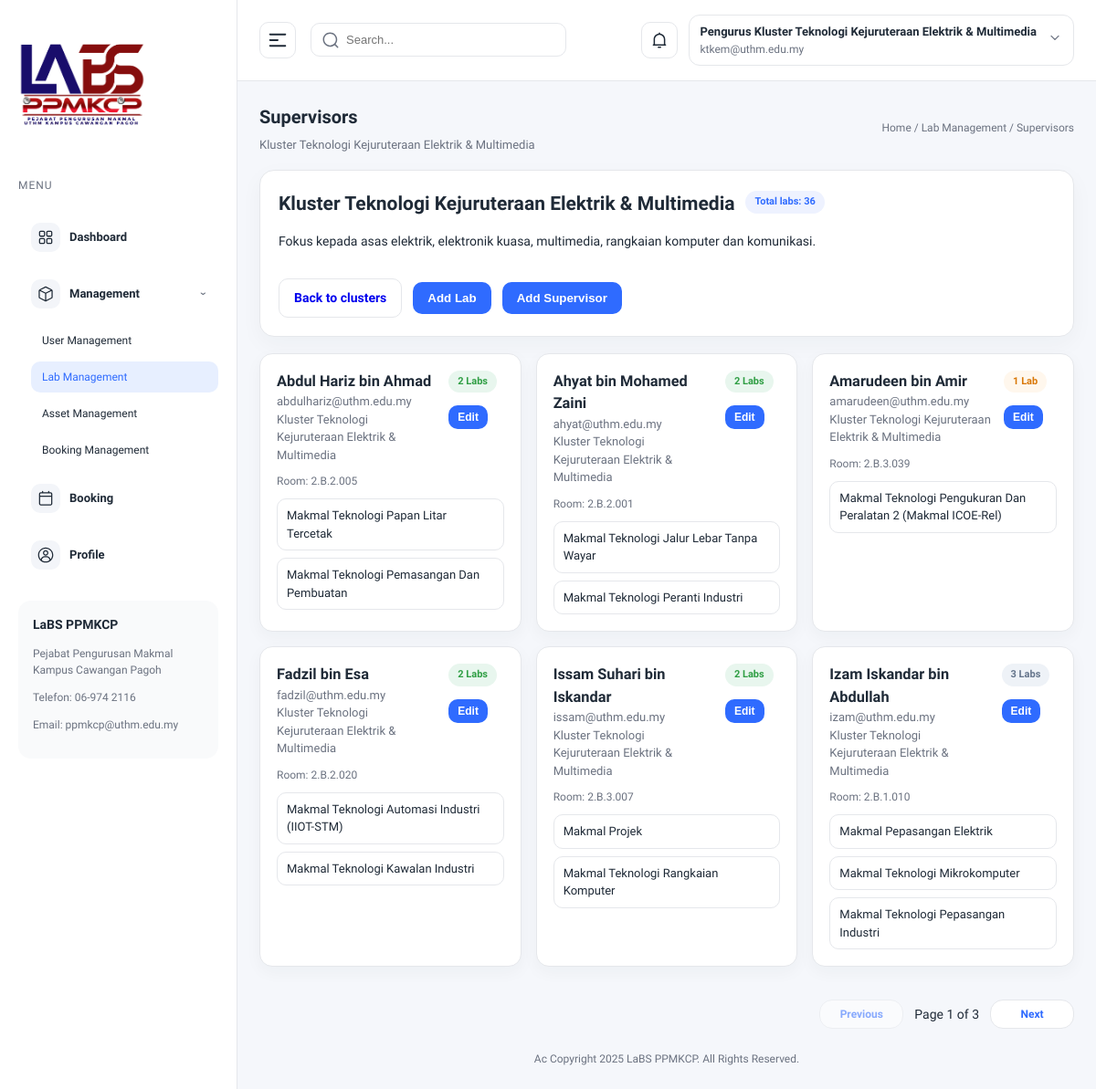
The app's page /lab-management-cluster.php?cluster=3 (signed in) with its own data.
### tables this page shows
CREATE TABLE clusters (
    cluster_id BIGINT(20) UNSIGNED AUTO_INCREMENT PRIMARY KEY,
    cluster_name VARCHAR(255) NOT NULL,
    cluster_description TEXT,
    created_at TIMESTAMP NULL DEFAULT CURRENT_TIMESTAMP,
    updated_at TIMESTAMP NULL DEFAULT CURRENT_TIMESTAMP ON UPDATE CURRENT_TIMESTAMP
);

CREATE TABLE labs (
    lab_id BIGINT(20) UNSIGNED AUTO_INCREMENT PRIMARY KEY,
    cluster_id BIGINT(20) UNSIGNED NOT NULL,
    supervisor_id BIGINT(20) UNSIGNED DEFAULT NULL,
    lab_name VARCHAR(255) NOT NULL,
    lab_description TEXT,
    lab_capacity INT,
    maintenance_status ENUM('available','maintenance') NOT NULL DEFAULT 'available',
    maintenance_start_date DATE DEFAULT NULL,
    maintenance_end_date DATE DEFAULT NULL,
    created_at TIMESTAMP NULL DEFAULT CURRENT_TIMESTAMP,
    updated_at TIMESTAMP NULL DEFAULT CURRENT_TIMESTAMP ON UPDATE CURRENT_TIMESTAMP,
    CONSTRAINT fk_labs_cluster FOREIGN KEY (cluster_id) REFERENCES clusters(cluster_id),
    CONSTRAINT fk_labs_supervisor FOREIGN KEY (supervisor_id) REFERENCES supervisors(supervisor_id)
);

CREATE TABLE supervisors (
    supervisor_id BIGINT(20) UNSIGNED AUTO_INCREMENT PRIMARY KEY,
    cluster_id BIGINT(20) UNSIGNED NOT NULL,
    supervisor_name VARCHAR(255) NOT NULL,
    supervisor_email VARCHAR(255) DEFAULT NULL,
    supervisor_room_no VARCHAR(100) DEFAULT NULL,
    created_at TIMESTAMP NULL DEFAULT CURRENT_TIMESTAMP,
    updated_at TIMESTAMP NULL DEFAULT CURRENT_TIMESTAMP ON UPDATE CURRENT_TIMESTAMP,
    UNIQUE KEY uniq_cluster_supervisor (cluster_id, supervisor_name),
    CONSTRAINT fk_supervisors_cluster FOREIGN KEY (cluster_id) REFERENCES clusters(cluster_id)
);

### helpers.php (called while the page is built, shortened)
<?php
function is_super_admin($user_type) {
    return in_array($user_type, ['super_admin', 'admin'], true);
}

### lab-management-cluster.php (the view, shortened to what this page needs)
<?php
require_once __DIR__ . '/init.php';
$user_type = $_SESSION['user_type'] ?? 'public';
$is_super_admin = is_super_admin($user_type);
$can_manage_cluster = !$is_super_admin;
$mysqli->query('
    CREATE TABLE IF NOT EXISTS supervisors (
        supervisor_id BIGINT(20) UNSIGNED AUTO_INCREMENT PRIMARY KEY,
        cluster_id BIGINT(20) UNSIGNED NOT NULL,
        supervisor_name VARCHAR(255) NOT NULL,
        supervisor_email VARCHAR(255) DEFAULT NULL,
        supervisor_room_no VARCHAR(100) DEFAULT NULL,
        created_at DATETIME NOT NULL DEFAULT CURRENT_TIMESTAMP,
        updated_at DATETIME NOT NULL DEFAULT CURRENT_TIMESTAMP ON UPDATE CURRENT_TIMESTAMP,
        UNIQUE KEY uniq_cluster_supervisor (cluster_id, supervisor_name)
    ) ENGINE=InnoDB DEFAULT CHARSET=utf8mb4
');
$cluster_id = isset($_GET['cluster']) ? (int) $_GET['cluster'] : 0;
function paginate_items(array $items, $current_page, $per_page) {
    $total_items = count($items);
    $total_pages = max(1, (int) ceil($total_items / $per_page));
    $current_page = max(1, min($current_page, $total_pages));
    $offset = ($current_page - 1) * $per_page;
    return [
        'items' => array_slice($items, $offset, $per_page),
        'current_page' => $current_page,
        'total_pages' => $total_pages,
        'total_items' => $total_items,
        'per_page' => $per_page
    ];
}
$cluster_name = '';
$cluster_description = '';
$cluster_stmt = $mysqli->prepare('SELECT cluster_name, cluster_description FROM clusters WHERE cluster_id = ?');
$cluster_stmt->bind_param('i', $cluster_id);
$cluster_stmt->execute();
$cluster_result = $cluster_stmt->get_result();
if ($row = $cluster_result->fetch_assoc()) {
    $cluster_name = $row['cluster_name'];
    $cluster_description = $row['cluster_description'];
}
$labs_all = [];
$labs_stmt = $mysqli->prepare('
    SELECT l.lab_id, l.lab_name, l.lab_description, l.lab_capacity,
           l.maintenance_status, l.maintenance_start_date, l.maintenance_end_date,
           l.supervisor_id, s.supervisor_name, s.supervisor_email, s.supervisor_room_no, c.cluster_name
    FROM labs l
    JOIN clusters c ON c.cluster_id = l.cluster_id
    LEFT JOIN supervisors s ON s.supervisor_id = l.supervisor_id
    WHERE l.cluster_id = ?
    ORDER BY l.lab_name ASC
');
$labs_stmt->bind_param('i', $cluster_id);
$labs_stmt->execute();
$labs_result = $labs_stmt->get_result();
while ($row = $labs_result->fetch_assoc()) {
    $labs_all[] = $row;
}
$supervisors_map = [];
$supervisor_stmt = $mysqli->prepare('
    SELECT supervisor_id, supervisor_name, supervisor_email, supervisor_room_no
    FROM supervisors
    WHERE cluster_id = ?
    ORDER BY supervisor_name ASC
');
$supervisor_stmt->bind_param('i', $cluster_id);
$supervisor_stmt->execute();
$supervisor_result = $supervisor_stmt->get_result();
while ($row = $supervisor_result->fetch_assoc()) {
    $key = 'id_' . $row['supervisor_id'];
    $supervisors_map[$key] = [
        'id' => (int) $row['supervisor_id'],
        'name' => $row['supervisor_name'],
        'email' => $row['supervisor_email'],
        'room' => $row['supervisor_room_no'],
        'cluster' => $cluster_name,
        'rooms' => [],
        'labs' => []
    ];
}
foreach ($labs_all as $lab) {
    $supervisor_id = $lab['supervisor_id'] ? (int) $lab['supervisor_id'] : 0;
    $key = $supervisor_id > 0 ? ('id_' . $supervisor_id) : 'unassigned';
    $supervisors_map[$key]['labs'][] = [
        'id' => (int) $lab['lab_id'],
        'name' => $lab['lab_name']
    ];
}
$supervisors = array_values($supervisors_map);
usort($supervisors, function ($a, $b) {
    if ($a['name'] === 'Unassigned') {
        return 1;
    }
    if ($b['name'] === 'Unassigned') {
        return -1;
    }
    return strcasecmp($a['name'], $b['name']);
});
$total_labs_in_cluster = count($labs_all);
$supervisor_page = isset($_GET['page']) ? (int) $_GET['page'] : 1;
$supervisor_pagination = paginate_items($supervisors, $supervisor_page, 6);
$supervisors = $supervisor_pagination['items'];
$user_payload = [
    'name' => $_SESSION['user_name'] ?? 'User',
    'email' => $_SESSION['user_email'] ?? '',
    'userType' => $user_type
];
$app_css_version = @filemtime(__DIR__ . '/assets/app.css') ?: time();
?>
<!DOCTYPE html>
<html lang="en">
<head>
    <link rel="stylesheet" href="assets/app.css?v=<?php echo (int) $app_css_version; ?>">
</head>
<body data-login-url="index.php">
    <div class="app">
        <?php include __DIR__ . '/templates/layouts/sidebar.php'; ?>
        <div class="main">
            <header class="topbar">
                <div class="topbar-left">
                    <button class="icon-button" id="toggle-sidebar" aria-label="Toggle sidebar">
                    </button>
                    <div class="search">
                        <span class="search-icon">
                        </span>
                        <input type="text" id="global-search" placeholder="Search...">
                    </div>
                </div>
                <div class="topbar-right">
                    <button class="icon-button" aria-label="Notifications">
                    </button>
                    <div class="user-chip" id="user-menu-toggle" role="button" tabindex="0">
                        <div>
                            <div class="user-name"><?php echo htmlspecialchars($user_payload['name']); ?></div>
                            <div class="user-email"><?php echo htmlspecialchars($user_payload['email']); ?></div>
                        </div>
                        <span class="chevron"><svg class="chevron-icon" width="16" height="16" viewBox="0 0 20 20" fill="none" xmlns="http://www.w3.org/2000/svg"><path d="M5 8L10 13L15 8" stroke="currentColor" stroke-width="1.6" stroke-linecap="round" stroke-linejoin="round"/></svg></span>
                    </div>
                </div>
            </header>
            <section class="content">
                <div class="content-header">
                    <div>
                        <h1>Supervisors</h1>
                        <p><?php echo htmlspecialchars($cluster_name); ?></p>
                    </div>
                    <div class="header-actions">
                        <div class="breadcrumb">Home / Lab Management / Supervisors</div>
                    </div>
                </div>
                <div class="section-stack">
                    <div class="card">
                        <div class="banner">
                            <div>
                                <h2 class="cluster-title-inline">
                                    <span><?php echo htmlspecialchars($cluster_name); ?></span>
                                    <span class="badge">Total labs: <?php echo (int) $total_labs_in_cluster; ?></span>
                                </h2>
                                <p><?php echo htmlspecialchars($cluster_description); ?></p>
                            </div>
                        <div class="banner-links">
                            <a class="btn ghost" href="lab-management.php">Back to clusters</a>
                            <?php if ($can_manage_cluster): ?>
                                <button class="btn primary" type="button" data-modal="add-lab-modal">Add Lab</button>
                                <button class="btn primary" type="button" data-modal="add-supervisor-modal">Add Supervisor</button>
                            <?php endif; ?>
                        </div>
                    </div>
                </div>
                    <div class="cluster-grid supervisor-grid">
                        <?php if (empty($supervisors)): ?>
                            <div class="card">
                                <p class="muted-text">No supervisors found for this cluster.</p>
                            </div>
                        <?php else: ?>
                            <?php foreach ($supervisors as $index => $supervisor): ?>
                                <?php $is_unassigned = $supervisor['name'] === 'Unassigned'; ?>
                                <?php $supervisor_param = $supervisor['name'] === 'Unassigned' ? 'unassigned' : (string) $supervisor['id']; ?>
                                <?php $lab_count = count($supervisor['labs']); ?>
                                <?php
                                $alert_class = 'badge-secondary';
                                if ($lab_count === 0) {
                                    $alert_class = 'badge-danger';
                                } elseif ($lab_count === 1) {
                                    $alert_class = 'badge-warning';
                                } elseif ($lab_count === 2) {
                                    $alert_class = 'badge-success';
                                }
                                ?>
                                <div class="cluster-card clickable" data-href="lab-management-supervisor.php?cluster=<?php echo (int) $cluster_id; ?>&supervisor=<?php echo urlencode($supervisor_param); ?>">
                                    <div class="cluster-card-header">
                                        <div>
                                            <h3><?php echo htmlspecialchars($supervisor['name']); ?></h3>
                                            <p><?php echo htmlspecialchars($supervisor['email'] ?: 'No email provided'); ?></p>
                                            <p class="muted-text"><?php echo htmlspecialchars($supervisor['cluster'] ?? $cluster_name); ?></p>
                                        </div>
                                        <div class="card-actions">
                                            <span class="badge <?php echo $alert_class; ?>">
                                                <?php echo htmlspecialchars((string) $lab_count); ?> Lab<?php echo $lab_count === 1 ? '' : 's'; ?>
                                            </span>
                                            <?php if ($can_manage_cluster && !$is_unassigned): ?>
                                                <button class="btn primary small" type="button" data-action="edit-supervisor" data-supervisor-id="<?php echo (int) $supervisor['id']; ?>">Edit</button>
                                            <?php endif; ?>
                                        </div>
                                    </div>
                                    <?php if (!empty($supervisor['room'])): ?>
                                        <div class="cluster-meta">Room: <?php echo htmlspecialchars($supervisor['room']); ?></div>
                                    <?php endif; ?>
                                    <div class="lab-chip-list">
                                        <?php if (empty($supervisor['labs'])): ?>
                                            <p class="muted-text">No labs assigned yet.</p>
                                        <?php else: ?>
                                            <?php foreach ($supervisor['labs'] as $lab): ?>
                                                <div class="lab-chip">
                                                    <span><?php echo htmlspecialchars($lab['name']); ?></span>
                                                </div>
                                            <?php endforeach; ?>
                                        <?php endif; ?>
                                    </div>
                                </div>
                            <?php endforeach; ?>
                        <?php endif; ?>
                    </div>
                    <?php if ($supervisor_pagination['total_pages'] > 1): ?>
                        <div class="pagination">
                            <?php
                            $prev_page = max(1, $supervisor_pagination['current_page'] - 1);
                            $next_page = min($supervisor_pagination['total_pages'], $supervisor_pagination['current_page'] + 1);
                            ?>
                            <a class="btn ghost small<?php echo $supervisor_pagination['current_page'] <= 1 ? ' is-disabled' : ''; ?>" href="lab-management-cluster.php?cluster=<?php echo (int) $cluster_id; ?>&page=<?php echo (int) $prev_page; ?>">Previous</a>
                            <div class="pagination-status">Page <?php echo (int) $supervisor_pagination['current_page']; ?> of <?php echo (int) $supervisor_pagination['total_pages']; ?></div>
                            <a class="btn ghost small<?php echo $supervisor_pagination['current_page'] >= $supervisor_pagination['total_pages'] ? ' is-disabled' : ''; ?>" href="lab-management-cluster.php?cluster=<?php echo (int) $cluster_id; ?>&page=<?php echo (int) $next_page; ?>">Next</a>
                        </div>
                    <?php endif; ?>
                </div>
                <footer class="footer">Ac Copyright 2025 LaBS PPMKCP. All Rights Reserved.</footer>
            </section>
        </div>
    </div>
</body>
</html>

### records on screen
clusters: cluster_name "Kluster Teknologi Kejuruteraan Elektrik & Multimedia", cluster_description "Fokus kepada asas elektrik, elektronik kuasa, multimedia, rangkaian komputer dan komunikasi."
labs: lab_name "Makmal Teknologi Papan Litar Tercetak"
labs: lab_name "Makmal Teknologi Pemasangan Dan Pembuatan"
labs: lab_name "Makmal Teknologi Jalur Lebar Tanpa Wayar"
labs: lab_name "Makmal Teknologi Peranti Industri"
labs: supervisor.supervisor_name "Amarudeen bin Amir", supervisor.supervisor_email "amarudeen@uthm.edu.my", cluster.cluster_name "Kluster Teknologi Kejuruteraan Elektrik & Multimedia", lab_count "1", supervisor.supervisor_room_no "2.B.3.039", lab_name "Makmal Teknologi Pengukuran Dan Peralatan 2 (Makmal ICOE-Rel)"
labs: lab_name "Makmal Teknologi Automasi Industri (IIOT-STM)"
labs: lab_name "Makmal Teknologi Kawalan Industri"
labs: lab_name "Makmal Projek"
labs: lab_name "Makmal Teknologi Rangkaian Komputer"
labs: lab_name "Makmal Pepasangan Elektrik"
labs: lab_name "Makmal Teknologi Mikrokomputer"
labs: lab_name "Makmal Teknologi Pepasangan Industri"

### other values on screen
$layout['title'] "MENU"
$link['label'] "Dashboard"
$link['label'] "Management"
$child['label'] "User Management"
$child['label'] "Lab Management"
$child['label'] "Asset Management"
$child['label'] "Booking Management"
$link['label'] "Booking"
$link['label'] "Profile"
$user_payload['name'] "Pengurus Kluster Teknologi Kejuruteraan Elektrik & Multimedia"
$user_payload['email'] "ktkem@uthm.edu.my"
$total_labs_in_cluster "36"
$supervisor['name'] "Abdul Hariz bin Ahmad"
$supervisor['email'] ?: 'No email provided' "abdulhariz@uthm.edu.my"
$supervisor['cluster'] "Kluster Teknologi Kejuruteraan Elektrik & Multimedia"
